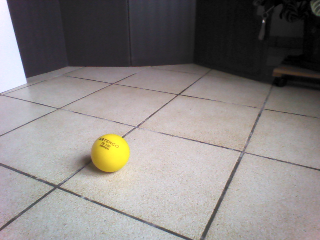
#> input picture img/img60.png, 320 x 240 px
$ python distance.py
#> lines starting #> are read from the running program, lines starting #| are printed output that depends on the picture; after the words box and inside, x2 and y2 are one past the last pixel; in counts of white or black regions, pixels touching at a corner belong together; long printed decimals are rounded
import cv2
import numpy as np

img_60 = cv2.imread("../img/img60.png")
#> img_60 is the input picture: shape (240, 320, 3); mean B, G, R 129, 130.6, 135.5
img_80 = cv2.imread("../img/img80.png")
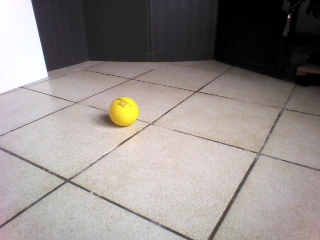
#> input picture img/img80.png, 320 x 240 px
#> img_80 is the input picture: shape (240, 320, 3); mean B, G, R 136.9, 140.4, 146.9
img_100 = cv2.imread("../img/img100.png")
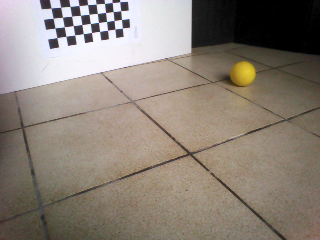
#> input picture img/img100.png, 320 x 240 px
#> img_100 is the input picture: shape (240, 320, 3); mean B, G, R 119.6, 129.6, 139.5
img_120 = cv2.imread("../img/img120.png")
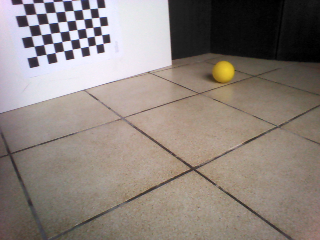
#> input picture img/img120.png, 320 x 240 px
#> img_120 is the input picture: shape (240, 320, 3); mean B, G, R 123.5, 129.6, 139.7


def compute_distance(*args):

    lower_yellow = np.array([0, 130, 130])
    upper_yellow = np.array([40, 255, 255])

    list_db = [np.sqrt(0.60 ** 2 + 0.40 ** 2), np.sqrt(0.80 ** 2 + 0.40 ** 2), np.sqrt(1.0 ** 2 + 0.40 ** 2),
               np.sqrt(1.20 ** 2 + 0.40 ** 2)]

    contours_list = []
    pixel_length_list = []

    for img in args:
        hsv_image = cv2.cvtColor(img, cv2.COLOR_BGR2HSV)
        mask = cv2.inRange(hsv_image, lower_yellow, upper_yellow)

        contours, _ = cv2.findContours(mask, cv2.RETR_EXTERNAL, cv2.CHAIN_APPROX_SIMPLE)
        contours_list.append(contours)

        if contours:
            largest_contour = max(contours, key=cv2.contourArea)
            largest_contour_area = cv2.contourArea(largest_contour)
            pixel_length = np.sqrt(4 * largest_contour_area / np.pi)
            pixel_length_list.append(pixel_length)
#> this loop made 4 passes
#> (largest_contour_area, pixel_length) on passes 1 to 4: (1074.5, 36.99), (633.5, 28.4), (448, 23.88), (347, 21.02)
#> pass 1, in compute_distance, `mask = cv2.inRange(hsv_image, lower_yellow, upper_yellow)`:
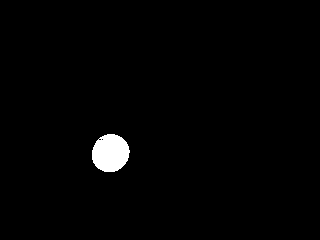
#> mask: shape (240, 320); 1.5% white; 1 white region, box (x1, y1, x2, y2) and area: (92, 134, 130, 172) 1125
#> after the loop: hsv_image: shape (240, 320, 3); mean H, S, V 38.7, 37.4, 142
#> after the loop:
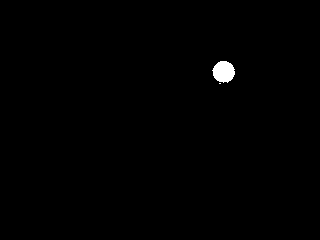
#> mask: shape (240, 320); 0.49% white; 2 white regions (1 under 20 px), largest, box (x1, y1, x2, y2) and area: (212, 61, 235, 83) 378
#> after the loop, contours_list = 4 items; pixel_length_list = [36.99, 28.4, 23.88, 21.02]

    for img, contours in zip(args, contours_list):
        cv2.drawContours(img, contours, -1, (0, 0, 255), 2)
        cv2.imshow("test", img)
        cv2.waitKey(0)
#> this loop made 4 passes
#> pass 1, in compute_distance, `cv2.imshow("test", img)`:
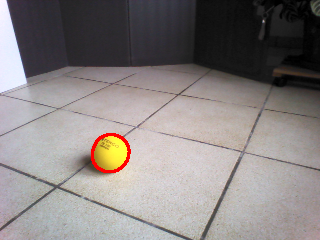
#> window 'test': shape (240, 320, 3); mean B, G, R 128.6, 129.7, 135.8
#> pass 2, in compute_distance, `cv2.imshow("test", img)`:
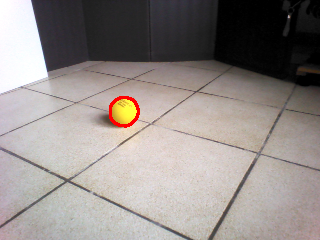
#> window 'test': shape (240, 320, 3); mean B, G, R 136.5, 139.7, 147.1

    alpha = 0
    for k in range(len(contours_list)):
        alpha += list_db[k] * pixel_length_list[k] / 0.09
#> this loop made 4 passes
#> alpha on passes 1 to 4: 296.4, 578.6, 864.4, 1159.8
#> after the loop, alpha = 1159.8
    alpha = alpha / len(contours_list)
#> alpha = 290
    print(f"alpha = {alpha}")
#| alpha = 289.959
    return alpha


if __name__ == '__main__':
    compute_distance(img_60, img_80, img_100, img_120)
